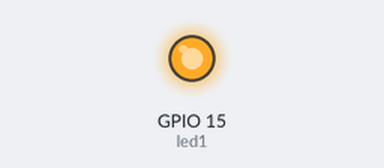
The program below on a simulated ESP32 board running MicroPython. Shown: output pins drawn as LEDs (lit = HIGH). WiFi joins after 1.5 s; the clock reads 2024-03-15 10:24:30 at power-on unless the program sets it; what the program prints to the serial console is not drawn. At 1.8 s the program stops and its outputs stay as they are.

Above: at 0.1 s.
At 1.6 s:
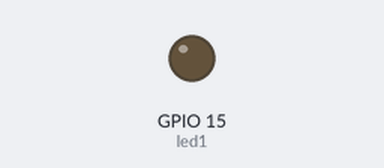
Timing chart, 0 to 3.1 s (numbered marks = the images above):
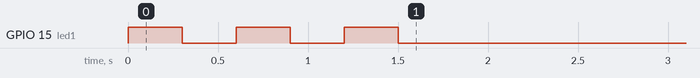

The program:

wifi.py
```python
from machine import Pin
import time
import network
import usocket

# 定义LED控制对象
led1 = Pin(15, Pin.OUT)

# 路由器WIFI账号和密码
ssid = "iQOO Neo8"
password = "12345678"

dest_ip = "192.168.7.195"
dest_port = 1111

# WIFI连接
def wifi_connect():
    wlan = network.WLAN(network.STA_IF)  # STA模式
    wlan.active(True)  # 激活
    start_time = time.time()  # 记录时间做超时判断

    if not wlan.isconnected():
        print("Connecting to network...")
        wlan.connect(ssid, password)  # 输入 WIFI 账号密码

        while not wlan.isconnected():
            led1.value(1)
            time.sleep_ms(300)
            led1.value(0)
            time.sleep_ms(300)

            # 超时判断，15秒没连接成功判定为超时
            if time.time() - start_time > 15:
                print("WIFI Connect Timeout!")
                break

    else:
        led1.value(0)
        print("Network information:", wlan.ifconfig())
        return wlan  # 返回WIFI连接对象，以便后续使用

# 程序入口
if __name__ == "__main__":
    wlan = wifi_connect()

    if wlan and wlan.isconnected():  # 如果成功连接到WiFi
        # 创建Socket连接
        sock = usocket.socket()
        addr = (dest_ip, dest_port)
        sock.connect(addr)
        sock.send("HELLO HAPI")

        try:
            while True:
                text = sock.recv(128)
                if text is None:
                    pass
                else:
                    print(text)
                    sock.send("I get: " + text.decode("utf-8"))
                time.sleep_ms(300)
        finally:
            sock.close()  # 确保在退出时关闭Socket连接
    else:
        print("WiFi连接失败，无法进行Socket通信。")
```
